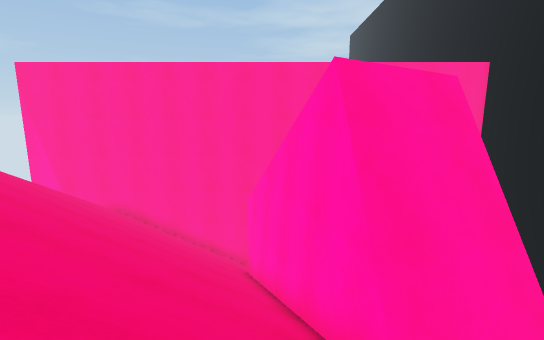
view 1 (above)

19 first-person views from a walk through a Unity game level. The camera is 1.2 m above the floor, tilts 10° down and sees 85° across. The floor is counted in squares, 1 m on a side. Each view is taken from the middle of a square. On the plan, view 1 faces up. The plan holds only what a view shows up to about 13 squares ahead; the rest is blank. The place goes on beyond the plan.

view 2
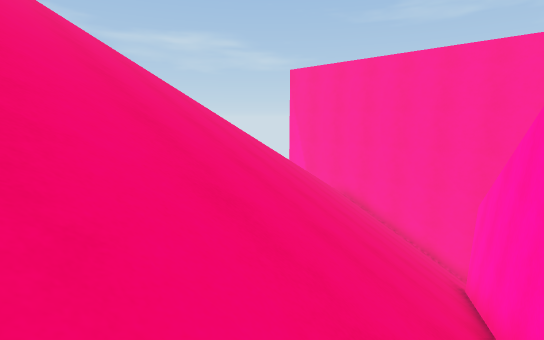

view 3
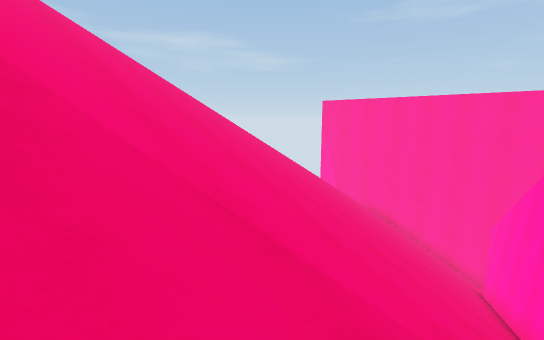

view 4
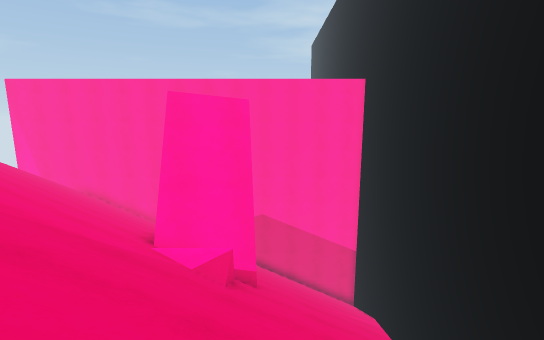

view 5
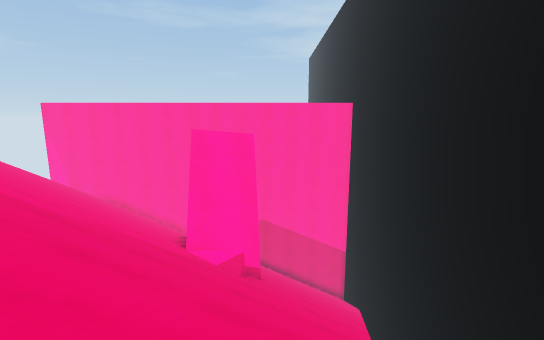

view 6
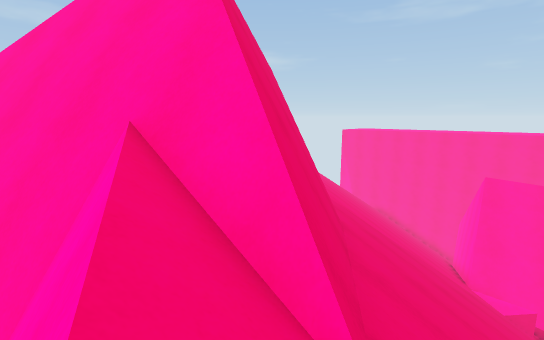

view 7
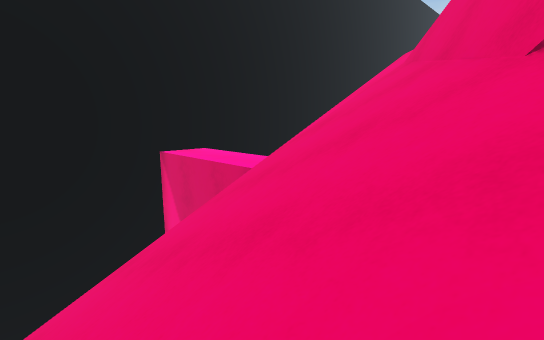

view 8
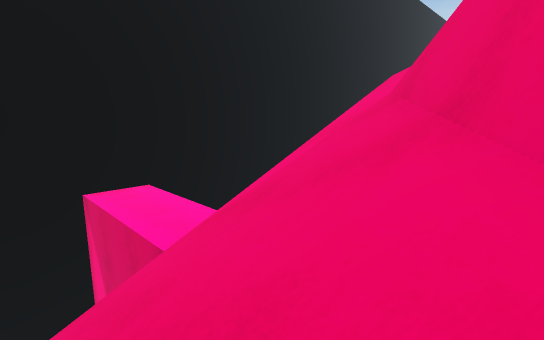

view 9
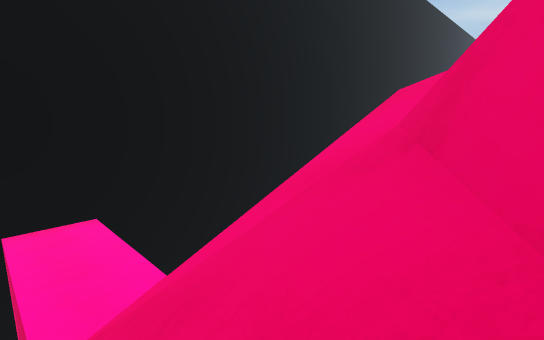

view 10
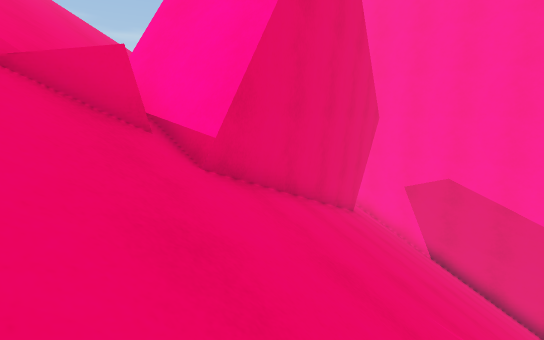

view 11
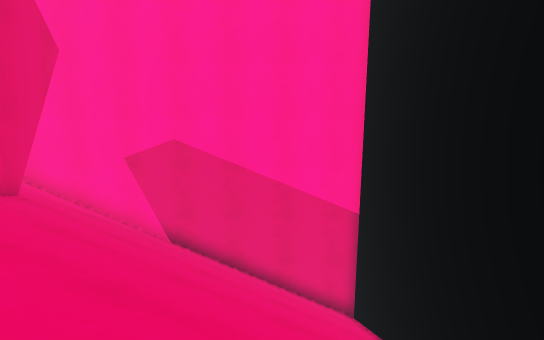

view 12
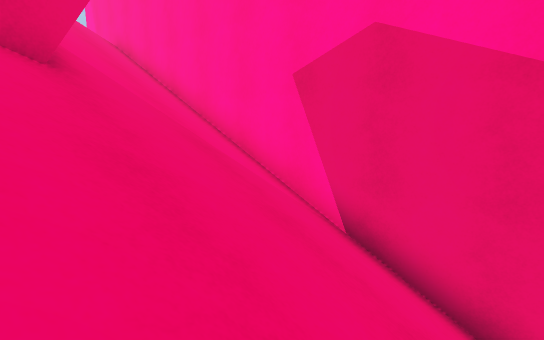

view 13
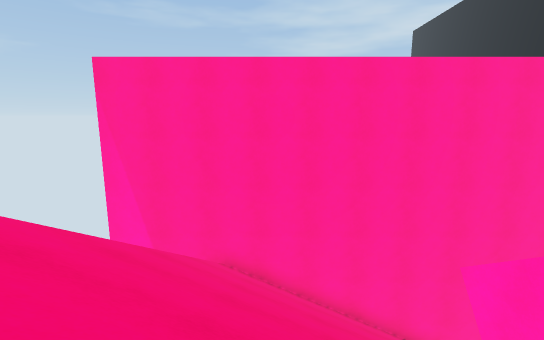

view 14
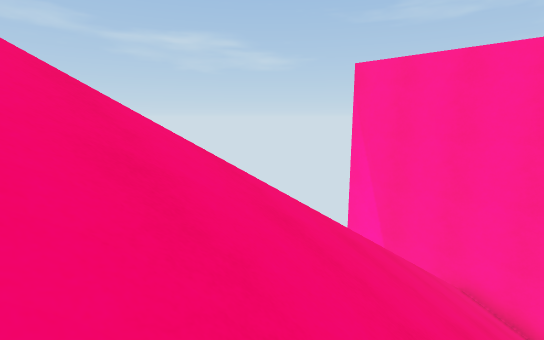

view 15
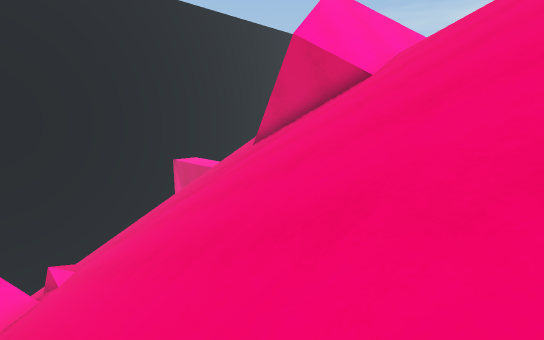

view 16
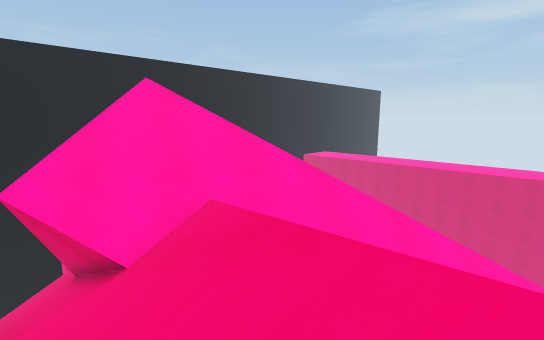

view 17
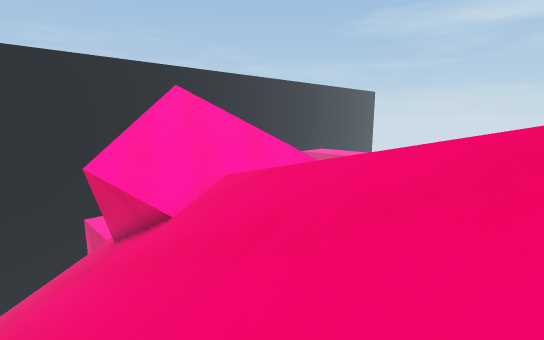

view 18
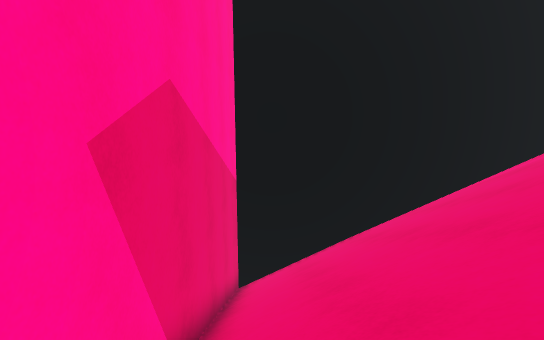

view 19
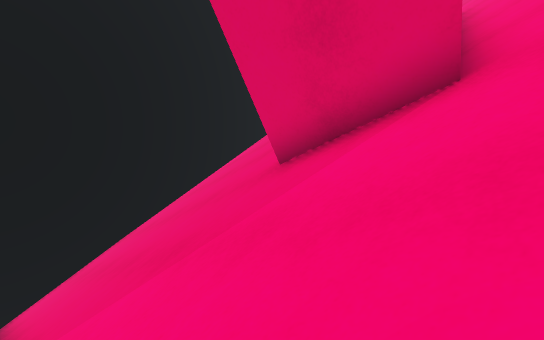

### Floor plan
Key: @ floor where view 1 was taken; # wall or solid block; . main floor; - floor 3.25 m lower than the main floor; : floor 5.75 m higher than the main floor; / step, stairs or slope; = window, fence, low wall or low ledge; v drop or lower ground.
Columns run from 14 left of view 1 to 12 right of it. Each row starts with its distance up from view 1.
 17 ##  #######################
 16   vvv/////////////////////#
 15      /////////////////////#
 14     v/////////////////////#
 13     v/////////////////////#
 12     /////////####/////////#
 11    v//////////###/////////#
 10    v//////////###////////v#
  9    ///////////# ##///////v#
  8   v///////////## #///////v#
  7   v////////////###//////vv#
  6   v////////////# ##/////vv#
  5   /////////////## #///// v#
  4   //////////////###////v v#
  3  v//////////////===////v  #
  2  ////////////////-=////   #
  1  //////////////////////   #
  0 v/////////////@///////v   #
 -1 //////////////////////v   #
 -2 //////////////////////   v#
 -3 /////////////////////v   v
 -4 /////////////////////v   v
 -5 vv///////####////////    v
 -6    v////=######//////    v
 -7      v//###   ##////vvvvvv
 -8        v=##   ##////v.....#
 -9        v=########/// vvvvv#
-10       vv#########=/v     v
-11      vv:==##==v////v     v
-12     vvvv  vvvvvvv//      v
-13    vvv                   v
-14    vv                    v
-15   vv                     v

Positions as (right, up) in squares from view 1, and headings:
1: (0, 0), facing up
2: (1, 0), facing up-left
3: (1, -4), facing up-left
4: (5, -5), facing up
5: (5, -8), facing up
6: (4, -12), facing up-left
7: (0, -2), facing down-right
8: (1, -5), facing down-right
9: (2, -7), facing down-right
10: (8, 1), facing up-left
11: (8, 5), facing up
12: (7, 11), facing up-left
13: (-7, 5), facing up
14: (-7, 5), facing up-left
15: (-11, 4), facing down-right
16: (-12, -4), facing down-right
17: (-14, -2), facing down-right
18: (0, 15), facing right
19: (-2, 16), facing down-right
